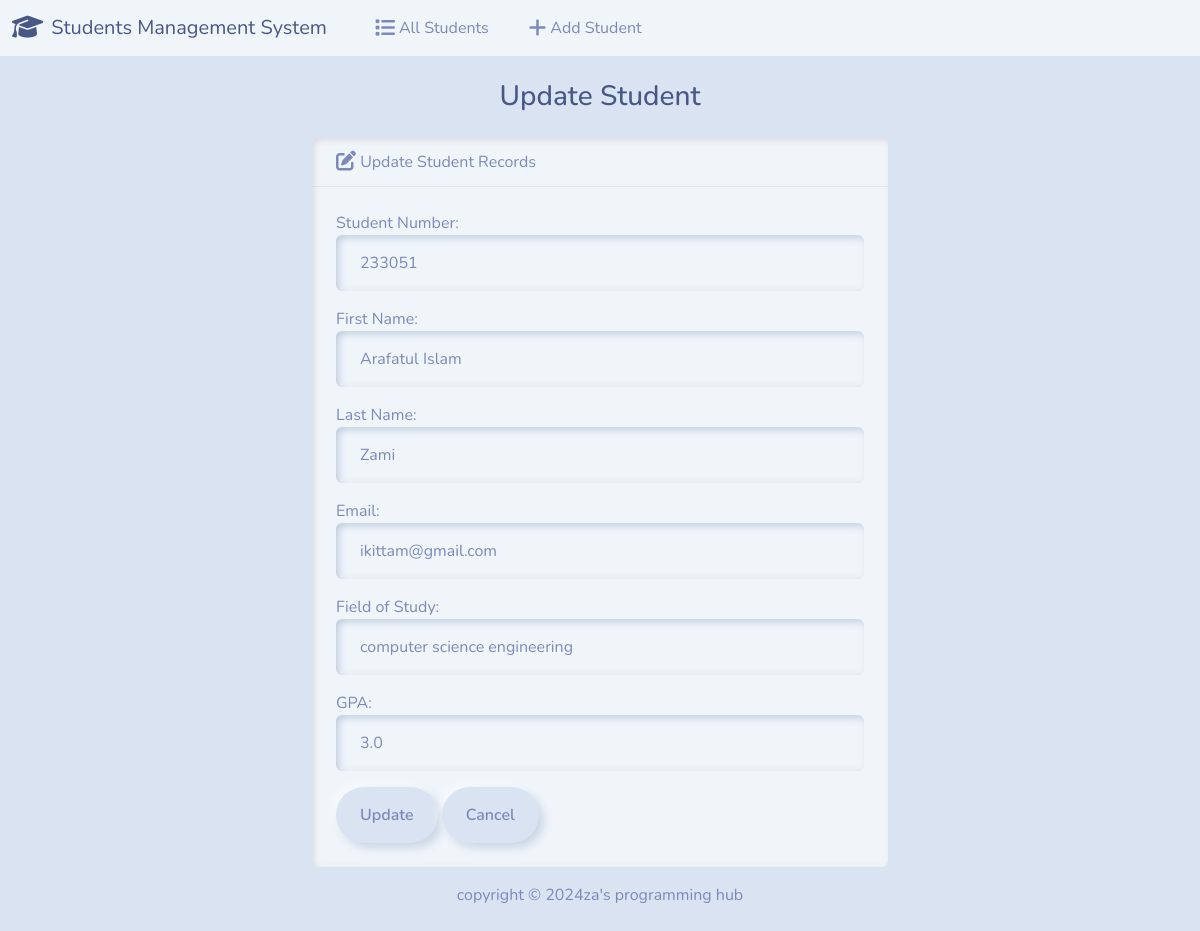
The page /edit/9/ on the database its author committed.
### students/models.py (models this page shows, shortened)
class Student(models.Model):
    student_number = models.PositiveIntegerField()
    first_name = models.CharField(max_length=50)
    last_name = models.CharField(max_length=50)
    email = models.EmailField(max_length=100)
    field_of_study = models.CharField(max_length=50)
    gpa = models.FloatField()

### students/views.py (the view)
# urls.py: path('edit/<int:id>/', views.edit, name='edit'),
def edit(request, id):
  if request.method == 'POST':
    student = Student.objects.get(pk=id)
    form = StudentForm(request.POST, instance=student)
    if form.is_valid():
      form.save()
      return render(request, 'students/edit.html', {
        'form': form,
        'success': True
      })
  else:
    student = Student.objects.get(pk=id)
    form = StudentForm(instance=student)
  return render(request, 'students/edit.html', {
    'form': form
  })

### students/forms.py
class StudentForm(forms.ModelForm):
    class Meta:
        model =Student
        fields =['student_number', 'first_name','last_name','email','field_of_study','gpa']
        labels = {
            'student_number':'Student Number',
            'first_name': 'First Name',
            'last_name':'Last Name',
            'email':'Email',
            'field_of_study':'Field of Study',
            'gpa':'GPA'
        }
        widgets={
            'student_number': forms.NumberInput(attrs={'class': 'form-control'}),
            'first_name':  forms.TextInput(attrs={'class': 'form-control'}),
            'last_name':  forms.TextInput(attrs={'class': 'form-control'}),
            'email':  forms.EmailInput(attrs={'class': 'form-control'}),
            'field_of_study':  forms.TextInput(attrs={'class': 'form-control'}),
            'gpa': forms.NumberInput(attrs={'class': 'form-control'}),
        }

### students/templates/students/edit.html (shortened to what this page needs)
{% extends "students/base.html" %}
{% block body %}
<h3 class="text-center m-4">Update Student</h3>
{% if success %}
<div class="alert alert-success" role="alert">
    The student updated successfully.
    <a href="{% url 'index' %}" class="alert-link">Go to Home Page.</a>
</div>
{% else %}
<div class="row justify-content-center">
    <div class="col-6">
        <div class="card bg-light mb-3">
            <div class="card-header">
                <i class="fa-solid fa-pen-to-square fa-lg"></i> Update Student Records
            </div>
            <div class="card-body">
                <form action="" method="POST">
                    {{ form.as_p }}
                    <button type="submit" class="btn btn-primary">Update</button>
                    <a href="{% url 'index' %}" class="btn btn-secondary">Cancel</a>
                </form>
            </div>
        </div>
    </div>
</div>
{% endif %}
{% endblock %}

### rows shown on the page
Student: student_number "233051", first_name "Arafatul Islam", last_name "Zami", email "ikittam@gmail.com", field_of_study "computer science engineering", gpa "3.0"
